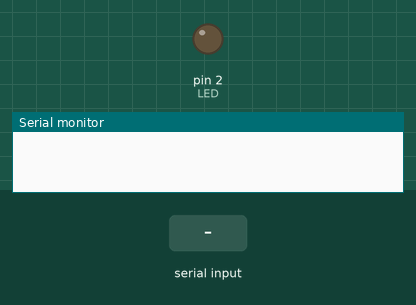
Recording of a sketch running on a simulated Arduino Uno, built with avr-gcc and run on an emulated ATmega328P. On the bench: output pins drawn as LEDs (lit = HIGH), the last lines printed to the serial monitor. Inputs (shaded band) come from the test bench.

Above: at 1.2 s.
1.3 s: "A" received over Serial
At 2.2 s:
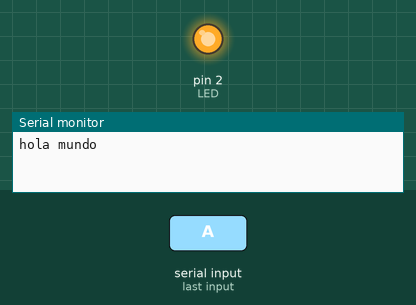
2.8 s: "B" received over Serial
At 3.4 s:
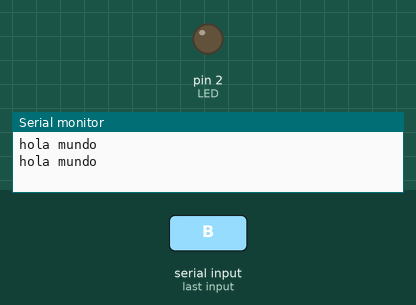
Timing chart, 0 to 5.8 s (numbered marks = the images above; inputs shaded):
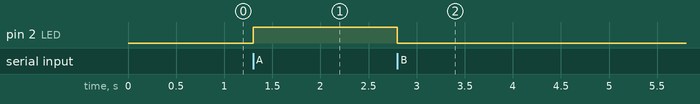

The sketch:

Serial.ino
```cpp
#define LED 2

void Ejemplo1(void);
char rx;
void setup() {

pinMode(LED,OUTPUT);
Serial.begin(115200);


}

void loop() {


  if (Serial.available() > 0) {
     Serial.println("hola mundo");
    rx = Serial.read();
    if(rx=='A') digitalWrite(LED,HIGH);
    else if(rx=='B') digitalWrite(LED,LOW);

  }
 // delay(450);
}


void Ejemplo1(void){

Serial.println("hola mundo");
Serial.print(8572.225);
Serial.println("");
digitalWrite(LED,HIGH);
delay(200);
Serial.println("UMAKER");
Serial.print(8572.225);
Serial.println("");
digitalWrite(LED,LOW);
delay(200);


  }
```

Measured:
- after the input at 1.3 s, pin 2 (LED): LOW → HIGH at once
- after the input at 2.8 s, pin 2 (LED): HIGH → LOW at once
